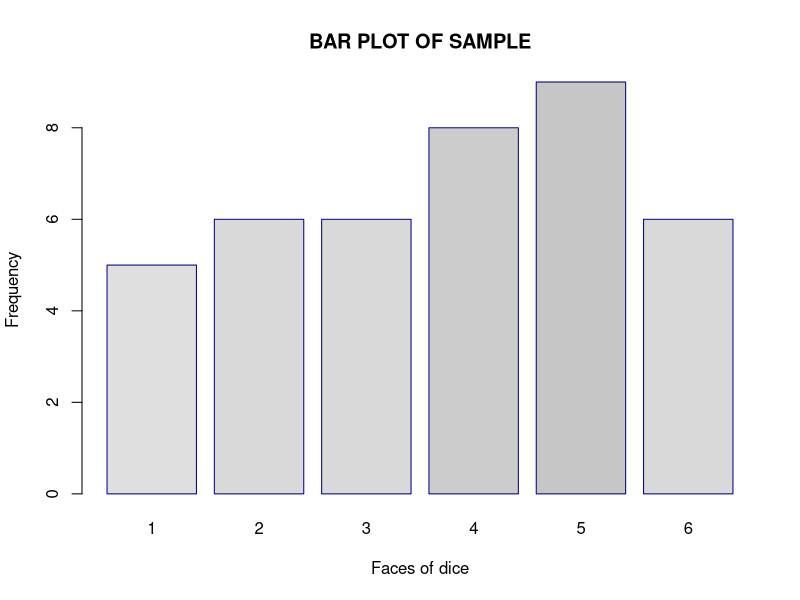

Source code (R):
s1 <- sample(1:6, 40, replace = TRUE)
s2 <- sample(1:6, 70, replace = TRUE)
s3 <- sample(1:6, 100, replace = TRUE)

t1 <- table(s1)
t2 <- table(s2)
t3 <- table(s3)

rel1 <- (t1)/length(s1)
rel2 <- (t2)/length(s2)
rel3 <- (t3)/length(s3)

df1=merge(as.data.frame(t1),as.data.frame(rel1),by.x="s1",by.y="s1")
names(df1)[1]="item"
names(df1)[2]="frequency"
names(df1)[3]="probablity"

print("sample of 40:")
print(df1)

barplot(t1, main = "BAR PLOT OF SAMPLE", xlab = "Faces of dice", ylab = "Frequency", border = "dark blue", col = gray(1-rel1))